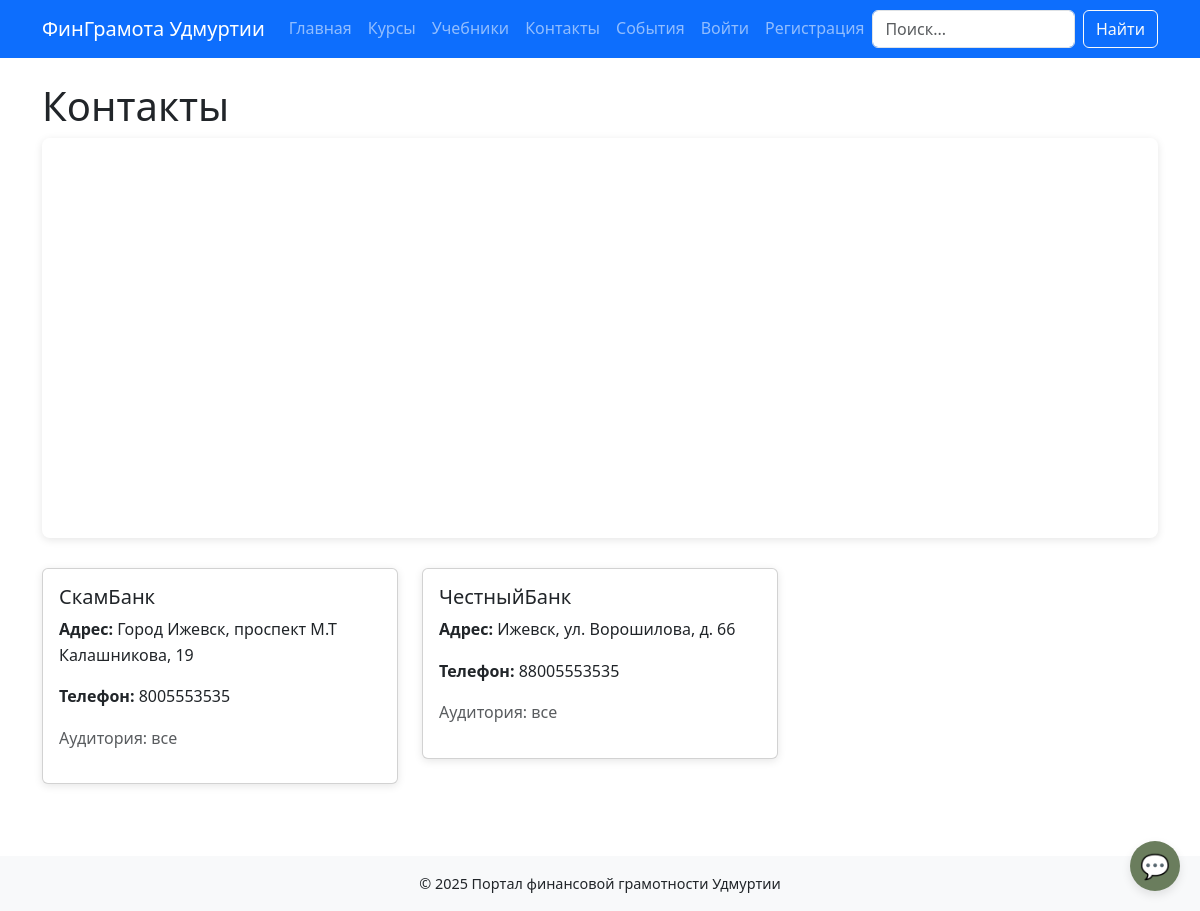
/contacts/, run on the app's committed database.
### core/models.py (models this page shows, shortened)
class Contact(models.Model):
    name = models.CharField(max_length=200)
    address = models.TextField()
    latitude = models.CharField(max_length=20, null=True, blank=True)
    longitude = models.CharField(max_length=20, null=True, blank=True)
    phone = models.CharField(max_length=50)
    email = models.EmailField(blank=True)
    audience = models.CharField(max_length=50, choices=AUDIENCE_CHOICES, default='все')

### core/views.py (the view)
# urls.py: path('contacts/', views.contacts_view, name='contacts'),
def contacts_view(request):
    contacts = Contact.objects.exclude(latitude__isnull=True).exclude(longitude__isnull=True)
    return render(request, 'core/contacts.html', {'contacts': contacts})

### templates/core/contacts.html (shortened to what this page needs)
{% extends 'base.html' %}
{% block content %}
<h1>Контакты</h1>
{% if contacts %}
<div id="map-contacts" style="width: 100%; height: 400px; margin-bottom: 30px; border-radius: 8px; box-shadow: 0 2px 8px rgba(0,0,0,0.1);"></div>
{% endif %}
<div class="row">
    {% for contact in contacts %}
        <div class="col-12 col-md-6 col-lg-4 mb-4">
            <div class="card">
                <div class="card-body">
                    <h5 class="card-title">{{ contact.name }}</h5>
                    <p><strong>Адрес:</strong> {{ contact.address }}</p>
                    <p><strong>Телефон:</strong> {{ contact.phone }}</p>
                    <p class="text-muted">Аудитория: {{ contact.audience }}</p>
                </div>
            </div>
        </div>
    {% endfor %}
</div>
{% endblock %}

### static/css/style.css (style rules this page uses)
body { font-size: 1rem; line-height: 1.6; }
.card { box-shadow: 0 2px 8px rgba(0,0,0,0.1); transition: transform 0.2s; }

### templates/base.html (style rules this page uses)
body { padding-bottom: 70px; }
@media (min-width: 577px) { body { padding-bottom: 0; } }

### data on the page
Contact: name "СкамБанк", address "Город Ижевск, проспект М.Т Калашникова, 19", phone "8005553535", audience "все"
Contact: name "ЧестныйБанк", address "Ижевск, ул. Ворошилова, д. 66", phone "88005553535", audience "все"
